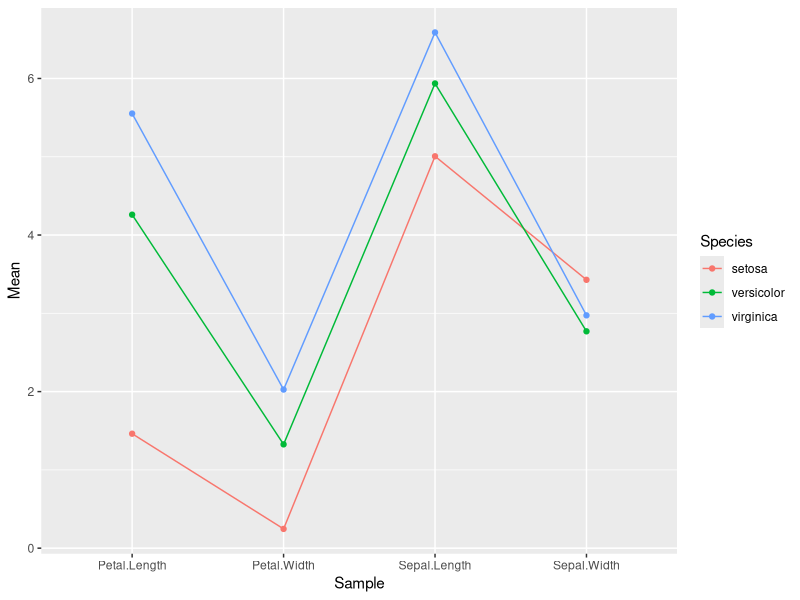
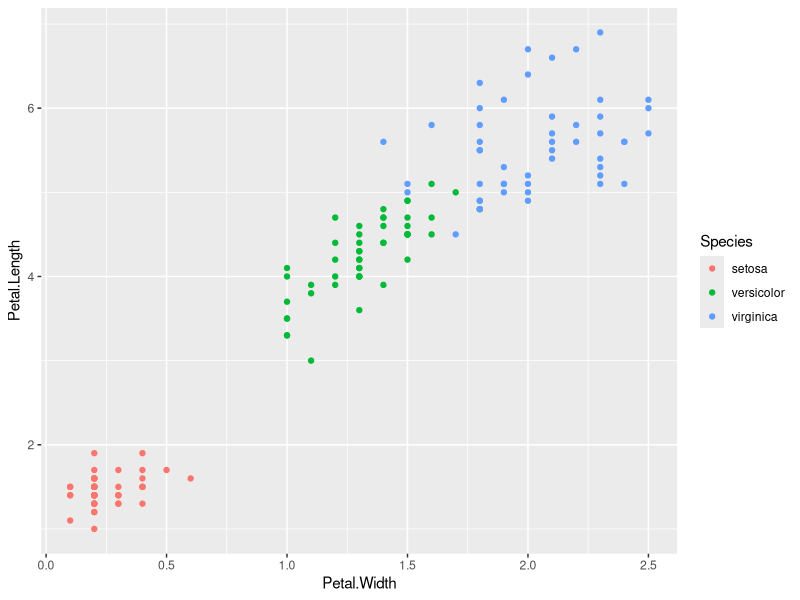

Here is the R script that generated these plots, in order:
## ---- chunk 1
knitr::opts_chunk$set(comment = NA)
library(dplyr)
library(tidyr)
library(ggplot2)
## ---- chunk 2
iris
## ---- chunk 3
summarise(iris, mean(Petal.Length))
## ---- chunk 4
mean(iris$Petal.Length)
## ---- chunk 5
summarise(iris, average = mean(Petal.Length), standard_deviation = sd(Petal.Length))
## ---- chunk 6
summarise(iris, correlation = cor(Petal.Width, Petal.Length))
## ---- chunk 7
summarise_all(iris, funs(mean))
## ---- chunk 8
summarise_at(iris, vars(Petal.Length, Petal.Width), funs(mean))
## ---- chunk 9
summarise_if(iris, is.numeric, funs(mean))
## ---- chunk 10
summarise_at(iris, vars(Petal.Length, Petal.Width, Sepal.Length, Sepal.Width), mean)
## ---- chunk 11
summarise_at(iris, vars(Petal.Length, Petal.Width), funs(mean, sd))
## ---- chunk 12
iris %>%
  select(length = Petal.Length, width = Petal.Width) %>%
  summarise_all(funs(avg = mean, stdev = sd))
## ---- chunk 13
summarise_at(iris, vars(-Species), funs(mean))
## ---- chunk 14
mutate_at(iris, vars(-Species), funs(. * 10))
## ---- chunk 15
patients <- read.delim("patient-data-cleaned.txt", stringsAsFactors = FALSE)
patients
## ---- chunk 16
mutate_at(patients, vars(Height, Weight), funs(round(., digits = 1)))
## ---- chunk 17
iris %>% summarise(mean(Petal.Length))
## ---- chunk 18
iris %>% group_by(Species) %>% summarise(mean(Petal.Length))
## ---- chunk 19
iris %>% group_by(Species) %>% summarise(n(), mean(Petal.Length), sd(Petal.Length))
## ---- chunk 20
iris %>%
  group_by(Species) %>%
  summarise(
    N = n(),
    `Average petal length` = mean(Petal.Length),
    `Standard deviation` = sd(Petal.Length)
  ) %>%
  mutate_at(vars(`Average petal length`, `Standard deviation`), funs(signif(., digits = 2)))
## ---- chunk 21
count(iris, Species)
## ---- chunk 22
iris %>% group_by(Species) %>% summarise_all(funs(mean))
## ---- chunk 23
iris %>% 
  group_by(Species) %>% 
  summarise_all(funs(mean)) %>%
  gather("Sample", "Mean", Sepal.Length:Petal.Width) %>%
  ggplot(aes(x = Sample, y = Mean, color = Species, group = Species)) +
  geom_point() +
  geom_line()
## ---- chunk 24
iris %>% group_by(Species) %>% summarise(correlation = cor(Petal.Width, Petal.Length))
## ---- chunk 25
library(ggplot2)
ggplot(iris, aes(x = Petal.Width, y = Petal.Length, colour = Species)) + geom_point()
## ---- chunk 26
class(iris)
## ---- chunk 27
iris_grouped <- group_by(iris, Species)
class(iris_grouped)
## ---- chunk 28
groups(iris_grouped)
## ---- chunk 29
iris_ungrouped <- ungroup(iris_grouped)
class(iris_ungrouped)
groups(iris_ungrouped)
## ---- chunk 30
band_members
band_instruments
## ---- chunk 31
left_join(band_members, band_instruments, by = "name")
## ---- chunk 32
right_join(band_members, band_instruments, by = "name")
## ---- chunk 33
inner_join(band_members, band_instruments, by = "name")
## ---- chunk 34
full_join(band_members, band_instruments, by = "name")
## ---- chunk 35
band_instruments2
left_join(band_members, band_instruments2, by = c("name" = "artist"))
## ---- chunk 36
df1 <- data_frame(
  name = c("Mick",   "John",    "Paul",    "Paul"),
  band = c("Stones", "Beatles", "Beatles", "Wings")
)
df2 <- data_frame(
  name =  c("John",   "Paul", "Paul",   "Keith"),
  plays = c("guitar", "bass", "guitar", "guitar")
)
left_join(df1, df2, by = "name")
## ---- chunk 37
df1 <- data_frame(
  forename = c("Mick",   "John",    "Paul",      "John"),
  surname =  c("Jagger", "Lennon",  "McCartney", "Squire"),
  band =     c("Stones", "Beatles", "Beatles",   "Roses")
)
df2 <- data_frame(
  forename = c("John",   "Paul",      "Keith",    "John"),
  surname =  c("Lennon", "McCartney", "Richards", "Squire"),
  plays =    c("guitar", "bass",      "guitar",   "guitar")
)
left_join(df1, df2, by = c("forename", "surname"))
## ---- chunk 38
# semi_join returns all rows from the first table where there are matches in the other table
semi_join(band_members, band_instruments, by = "name")
## ---- chunk 39
# anti_join returns all rows where there is no match in the other table
anti_join(band_members, band_instruments, by = "name")
## ---- chunk 40
diabetes <- read.delim("diabetes.txt", stringsAsFactors = FALSE)
diabetes
